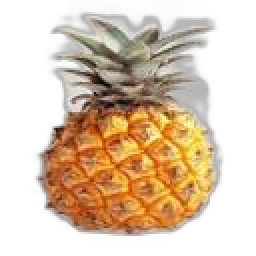
#> input picture code_source/doc/mess/ananas/ananas_0.png, 128 x 128 px (shown 2 times larger); its folder holds only this picture in this run
$ jupyter execute --allow-errors SVM_FromStrach.ipynb
#> lines starting #> are read from the running program, lines starting #| are printed output that depends on the picture
### lecture des bibliotheque
### parcours du fichiers des images
### Tout mes images finisse par ".png" je convertis en niveau de gris
### je redimensionne les images
### j'applatit les imlages et je mets dans une liste
### chaque nom de dossier constitura mon label et je mets les label dans une liste

[cell 1]
import os
from PIL import Image
import numpy as np

def load_images_from_folder(folder, label):
#> called with folder = 'mess/ananas/', label = 0
    images = []
    labels = []
    for filename in os.listdir(folder):
        if filename.endswith(".png"):
            img = Image.open(os.path.join(folder, filename)).convert('L')  # Convert to grayscale
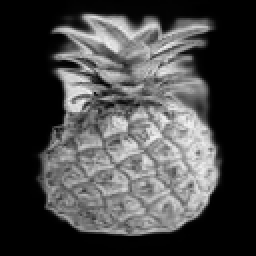
#> img: PIL image 128x128 L (shown 2 times larger); min 0, max 243, mean 70
            img = img.resize((64, 64))  # Resize image to a fixed size
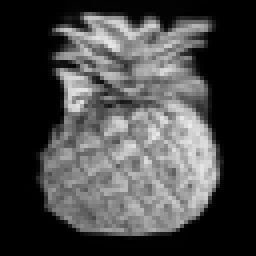
#> img: PIL image 64x64 L (shown 4 times larger); min 0, max 236, mean 70.1
            img_array = np.array(img).flatten()  # Flatten the image array
#> img_array = 4096 values, max 236 at index 2031, min 0 at index 0, mean 70.06
            images.append(img_array)
            labels.append(label)
    return images, labels

### je creer une classe que je code les differentes fontions:
### j'initialise les differents paramètre
### je creer la fonction qui va faire l'entrainement du modele
### je creer la fonction qui va predire le modele

[cell 2]
# Implémentation du SVM multi-classes
class SVM:
    def __init__(self, learning_rate=0.001, lambda_param=0.01, n_iters=100):
        self.learning_rate = learning_rate
        self.lambda_param = lambda_param
        self.n_iters = n_iters
        self.models = []

    def fit(self, X, y):
        n_samples, n_features = len(X), len(X[0])
        self.models = []

        # Entraîner un modèle SVM binaire pour chaque classe
        for c in range(5):
            y_binary = [1 if label == c else -1 for label in y]
            w = np.zeros(n_features)
            b = 0.0

            for _ in range(self.n_iters):
                for idx in range(n_samples):
                    x_i = X[idx]
                    condition = y_binary[idx] * (np.dot(x_i, w) - b) >= 1
                    if condition:
                        w -= self.learning_rate * (2 * self.lambda_param * w)
                    else:
                        w -= self.learning_rate * (2 * self.lambda_param * w - np.multiply(x_i, y_binary[idx]))
                        b -= self.learning_rate * y_binary[idx]

            self.models.append((w, b))

    def predict(self, X):
        predictions = []
        for x in X:
            scores = [np.dot(x, w) - b for w, b in self.models]
            predictions.append(np.argmax(scores))
        return predictions

### je charge les images et j'attribut les etiquettes
### ici je vais utiliser une technique appelle le un contre un pour classer et predire les donnees dans un espace de representation

[cell 3]
# Charger les images et attribuer des étiquettes
ananas_images, ananas_labels = load_images_from_folder('mess/ananas/', 0)
#> ananas_images = 1 item; ananas_labels = [0]
#> (the rest of this cell did not finish here and is left out)

bananes_images, bananes_labels = load_images_from_folder('mess/bananes/', 2)
avocats_images, avocats_labels = load_images_from_folder('mess/mangues/', 3)
mangues_images, mangues_labels = load_images_from_folder('mess/pasteques/', 4)

X = ananas_images + pasteques_images + bananes_images + avocats_images + mangues_images
y = ananas_labels + pasteques_labels + bananes_labels + avocats_labels + mangues_labels

### appel au fonction pour executer un SVM

[cell 4]
# Entraîner le modèle
svm = SVM()
#> (the rest of this cell did not finish here and is left out)

[cell 5]
from sklearn.metrics import accuracy_score
# Fonction pour prédire une nouvelle image
def predict_new_image(image_path, model):
#> called with image_path = 'mess/m.png'
    img = Image.open(image_path).convert('L')  # Convert to grayscale
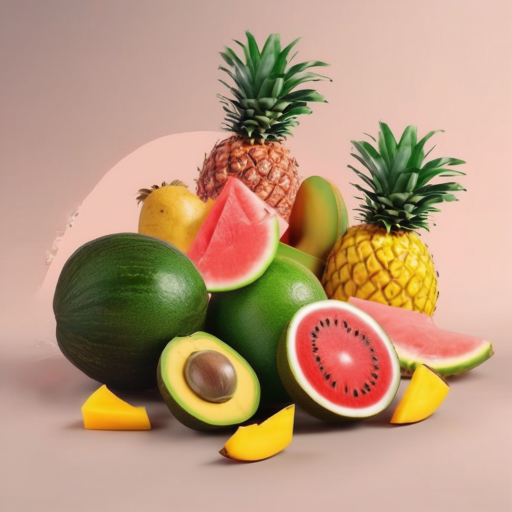
#> input picture code_source/doc/mess/m.png, 1024 x 1024 px (shown at 1/2 size)
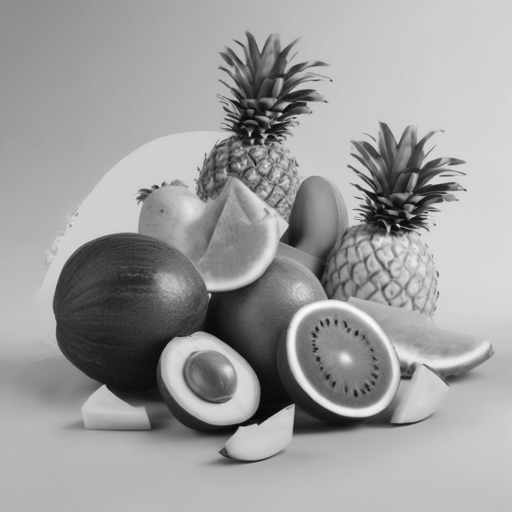
#> img: PIL image 1024x1024 L (shown at 1/2 size); min 5, max 250, mean 157.8
    img = img.resize((64, 64))  # Resize image to a fixed size
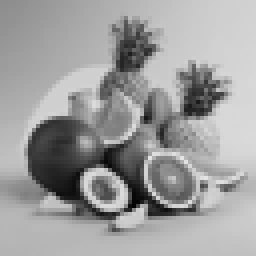
#> img: PIL image 64x64 L (shown 4 times larger); min 5, max 229, mean 157.7
    img_array = np.array(img).flatten()  # Flatten the image array
#> img_array = 4096 values, max 229 at index 2533, min 5 at index 3297, mean 157.7
    prediction = model.predict([img_array])
#> the loop in predict, `for x in X:` made 1 pass
#> after the loop in predict, `for x in X:`: predictions = []
    fruit_dict = {0: 'ananas', 1: 'pasteque', 2: 'banane', 3: 'avocat', 4: 'mangue'}
    return fruit_dict[prediction[0]]

# Prédire une nouvelle image
new_image_path = 'mess/m.png'  # Remplacez par le chemin de votre nouvelle image
# new_image_path = 'm.png'  # Remplacez par le chemin de votre nouvelle image
#> (the rest of this cell did not finish here and is left out)
